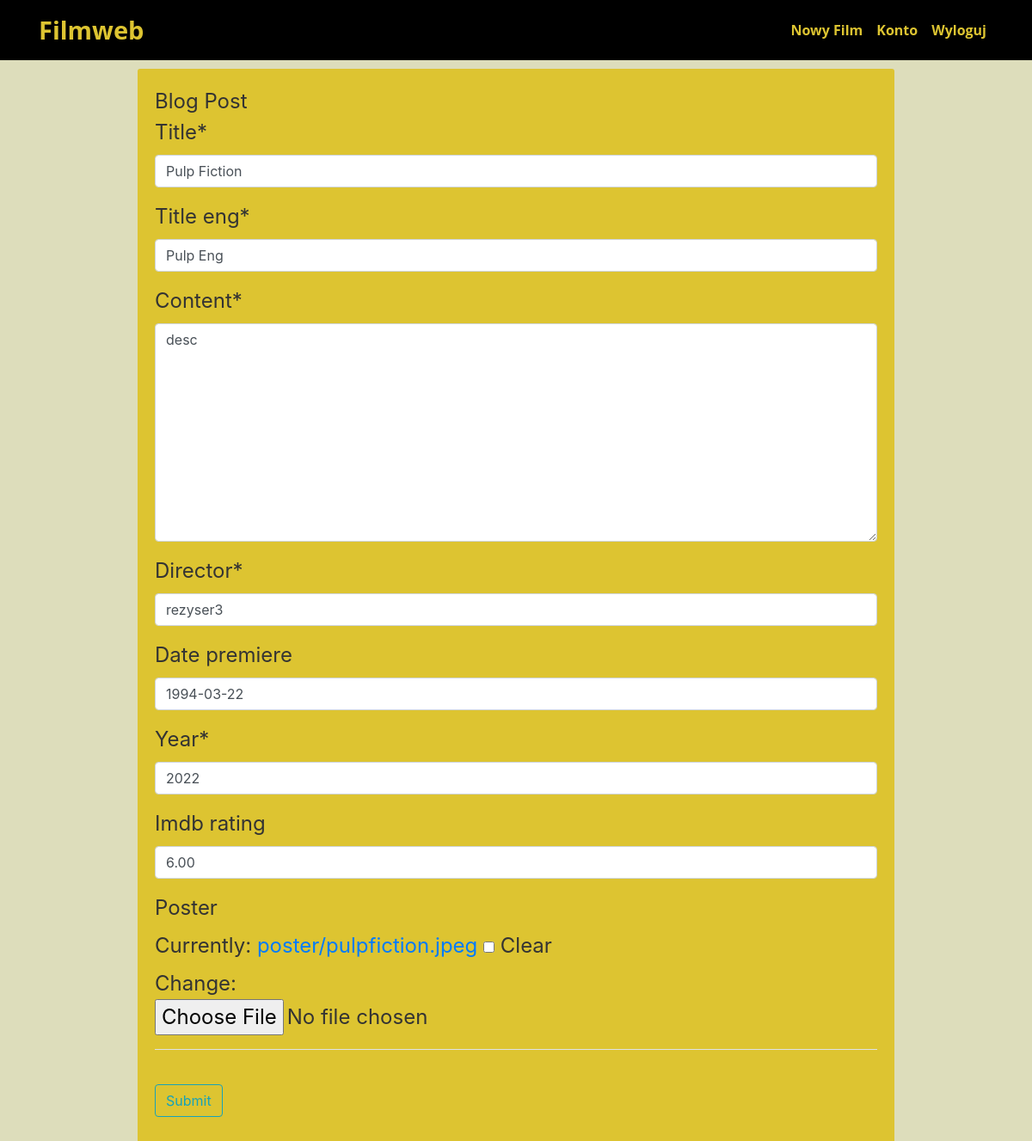
Before: /movie/5/update/ (signed in) with the older database file.
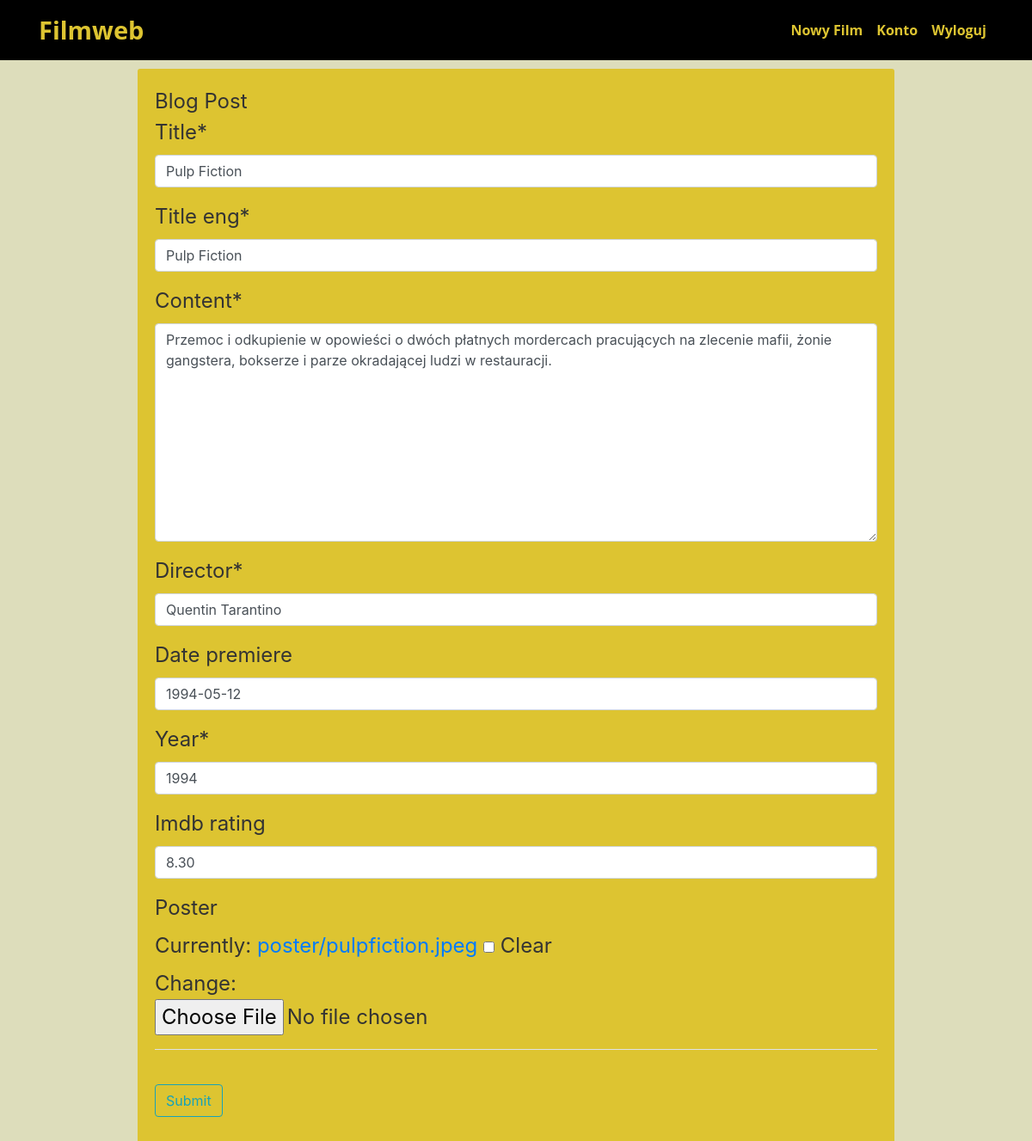
After: the same page with the newer database file.
### movie/models.py (models this page shows, shortened)
class Movie (models.Model):
	title = models.CharField(max_length=100)
	title_eng = models.CharField(max_length=100, default='default')
	content = models.TextField()
	director = models.CharField(max_length=100, default='default')
	date_premiere = models.DateField(null=True, blank=True)
	author = models.ForeignKey(User, on_delete=models.CASCADE)
	year = models.PositiveSmallIntegerField(default=2000)
	imdb_rating = models.DecimalField(max_digits=4, decimal_places=2, null=True, blank=True)
	poster = models.ImageField(upload_to="poster", null=True, blank=True)

### movie/views.py (the view, shortened to what this page needs)
# urls.py: path('movie/<int:pk>/update/', MovieUpdateView.as_view(), name='movie-update'),
class MovieUpdateView(LoginRequiredMixin, UserPassesTestMixin, UpdateView):
    model = Movie
    fields = ['title','title_eng' , 'content', 'director', 'date_premiere', 'year', 'imdb_rating', 'poster' ]
    def test_func(self):
        movie = self.get_object()
        if self.request.user == movie.author:
            return True
        return False

### movie/templates/movie/movie_form.html (shortened to what this page needs)
{% extends 'movie/base.html' %}
{% load crispy_forms_tags %}
{% block content %}
	<div class="content-section">
		<form method="POST" enctype="multipart/form-data">
			<fieldset class="form-group">
				<legend class="border-bottom mb-4"> Blog Post<legend>
				{{ form|crispy }}
			</fieldset>
			<div class="form-group">
				<button class="btn btn-outline-info" type="submit">Submit </button>
			</div>
		</form>
	</div>
{% endblock %}

Changed rows visible on the page:
changed Movie "Pulp Fiction": title_eng "Pulp Eng" → "Pulp Fiction"; content "desc" → "Przemoc i odkupienie w opowieści o dwóch płatnych mordercach pracujących na zlecenie mafii, żonie gangstera, bokserze i parze okradającej ludzi w restauracji."; director "rezyser3" → "Quentin Tarantino"; date_premiere "1994-03-22" → "1994-05-12"; year "2022" → "1994"; imdb_rating "6.00" → "8.30"
